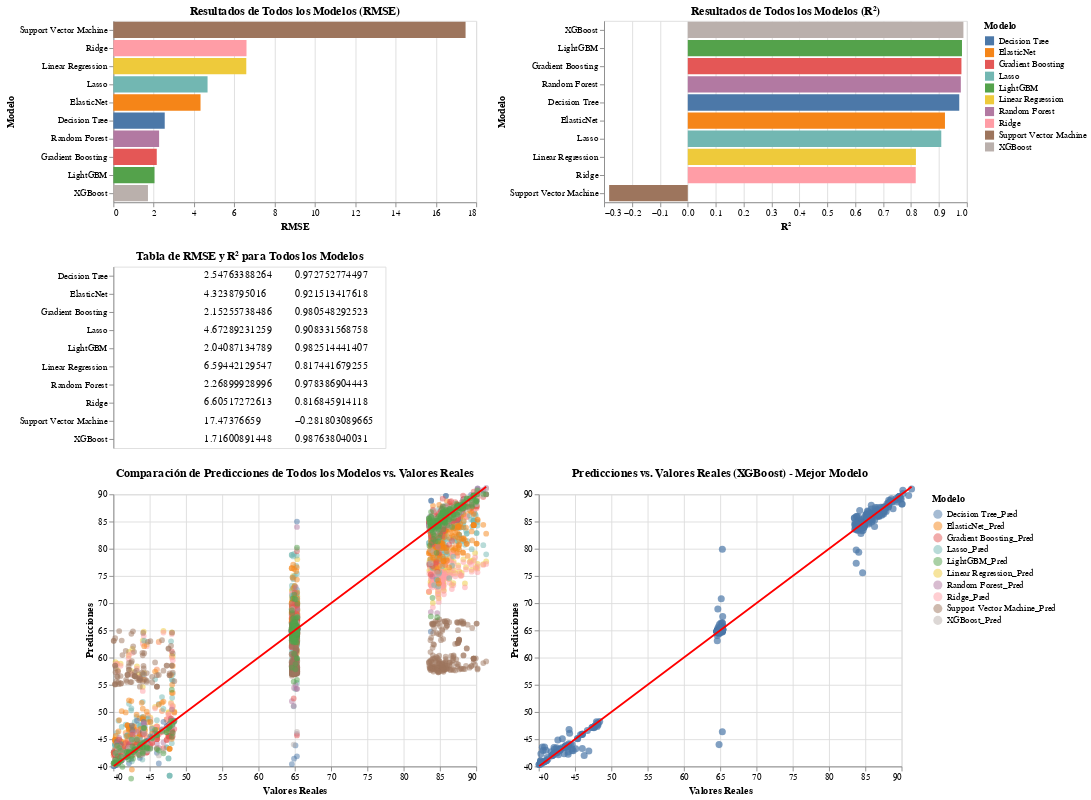

The notebook cell this image was saved under:
### Code cell
import pandas as pd
import altair as alt
import os

# Definir la ruta del directorio de resultados en Google Drive
results_dir = "/content/drive/My Drive/TFM/resultados"

# Cargar los datos desde Google Drive
results_df = pd.read_csv(os.path.join(results_dir, "resultados_modelo.csv"))
results_df_all_models = pd.read_csv(os.path.join(results_dir, "resultados_todos_modelos.csv"))
all_predictions_df = pd.read_csv(os.path.join(results_dir, "todas_las_predicciones.csv"))

# Conversión explícita de tipos de datos para evitar warnings
results_df_all_models['RMSE'] = pd.to_numeric(results_df_all_models['RMSE'], errors='coerce')
results_df_all_models['R^2'] = pd.to_numeric(results_df_all_models['R^2'], errors='coerce')
results_df_all_models['Modelo'] = results_df_all_models['Modelo'].astype(str)

# Identificar el mejor modelo
best_model_name = results_df_all_models.loc[results_df_all_models['RMSE'].idxmin(), 'Modelo']

### Creación del Dashboard

# Crear un selector interactivo para los modelos que afecte a todos los gráficos
model_selector = alt.selection_multi(fields=['Modelo'], bind='legend')

# Gráfico de RMSE con selector
rmse_chart = alt.Chart(results_df_all_models).mark_bar().encode(
    x=alt.X('RMSE:Q', title='RMSE'),
    y=alt.Y('Modelo:N', sort='-x', title='Modelo'),
    tooltip=['Modelo', 'RMSE'],
    color=alt.condition(model_selector, 'Modelo:N', alt.value('lightgray'))
).add_selection(
    model_selector
).properties(
    title='Resultados de Todos los Modelos (RMSE)'
)

# Gráfico de R² con selector
r2_chart = alt.Chart(results_df_all_models).mark_bar().encode(
    x=alt.X('R^2:Q', title='R²', scale=alt.Scale(domain=[-0.3, 1])),  # Ajustar dominio de R²
    y=alt.Y('Modelo:N', sort='-x', title='Modelo'),
    tooltip=['Modelo', 'R^2'],
    color=alt.condition(model_selector, 'Modelo:N', alt.value('lightgray'))
).add_selection(
    model_selector
).properties(
    title='Resultados de Todos los Modelos (R²)'
)

# Tabla que muestra los valores de RMSE y R² sin duplicar el nombre del modelo
rmse_r2_table = alt.Chart(results_df_all_models).mark_text(align='left', baseline='middle').encode(
    y=alt.Y('Modelo:N', title='Modelo', axis=alt.Axis(labelAngle=0)),
    text=alt.Text('RMSE:Q', format='.4f'),
    color=alt.value('black')
)

r2_values = alt.Chart(results_df_all_models).mark_text(align='left', baseline='middle').encode(
    y=alt.Y('Modelo:N', title=None),
    text=alt.Text('R^2:Q', format='.4f'),
    color=alt.value('black')
)

# Unir RMSE y R² en una sola tabla con dos columnas, centrado
rmse_r2_combined = alt.layer(
    rmse_r2_table.encode(x=alt.value(100), text='RMSE:Q'),  # Ajuste para mostrar RMSE a la izquierda
    r2_values.encode(x=alt.value(200), text='R^2:Q')  # Ajuste para mostrar R² a la derecha
).properties(
    title='Tabla de RMSE y R² para Todos los Modelos',
    width=300
)

# Gráfico de predicciones de todos los modelos vs. valores reales con selector
all_preds_long = all_predictions_df.melt(id_vars=['Valores Reales'],
                                         var_name='Modelo', value_name='Predicciones')

# Gráfico de todas las predicciones vs valores reales
all_preds_chart = alt.Chart(all_preds_long).mark_circle(size=40, opacity=0.5).encode(
    x=alt.X('Valores Reales:Q', title='Valores Reales', scale=alt.Scale(domain=[40, 90])),
    y=alt.Y('Predicciones:Q', title='Predicciones', scale=alt.Scale(domain=[40, 90])),
    color=alt.condition(model_selector, 'Modelo:N', alt.value('lightgray')),
    tooltip=['Valores Reales', 'Predicciones', 'Modelo']
).add_selection(
    model_selector
).properties(
    title='Comparación de Predicciones de Todos los Modelos vs. Valores Reales'
)

# Añadir la línea de identidad al gráfico de todas las predicciones
identity_line = alt.Chart(results_df).mark_line(color='red', size=2).encode(
    x='Valores Reales',
    y='Valores Reales'
)

# Combinar el gráfico de predicciones con la línea de identidad
all_preds_with_identity = all_preds_chart + identity_line

# Gráfico de Predicciones vs Valores Reales para el Mejor Modelo
pred_vs_real_chart = alt.Chart(results_df).mark_circle(size=60).encode(
    x=alt.X('Valores Reales:Q', title='Valores Reales', scale=alt.Scale(domain=[40, 90])),  # Ajustar el dominio del eje X
    y=alt.Y('Predicciones:Q', title='Predicciones', scale=alt.Scale(domain=[40, 90])),  # Ajustar el dominio del eje Y
    tooltip=['Valores Reales', 'Predicciones']
).properties(
    title=f'Predicciones vs. Valores Reales ({best_model_name}) - Mejor Modelo'
)

# Añadir la línea de identidad al gráfico de predicciones vs valores reales
pred_vs_real_with_identity = pred_vs_real_chart + identity_line

# Combinar los gráficos en un solo Dashboard interactivo, gráficos 3 y 4 lado a lado
dashboard = alt.vconcat(
    alt.hconcat(rmse_chart, r2_chart),
    rmse_r2_combined,
    alt.hconcat(all_preds_with_identity, pred_vs_real_with_identity)  # Gráficos 3 y 4 lado a lado
).resolve_scale(
    color='independent'
)

# Mostrar el Dashboard
dashboard.display()

### Figure 1 — Vega-Lite specification as saved in the notebook (floating-point values rounded to 4 significant figures; data arrays with more than 128 entries replaced by an {"elided": "..."} marker saying what was removed)
{"config": {"view": {"continuousWidth": 400, "continuousHeight": 300}}, "vconcat": [{"hconcat": [{"mark": "bar", "encoding": {"color": {"condition": {"field": "Modelo", "type": "nominal", "selection": "selector016"}, "value": "lightgray"}, "tooltip": [{"field": "Modelo", "type": "nominal"}, {"field": "RMSE", "type": "quantitative"}], "x": {"field": "RMSE", "title": "RMSE", "type": "quantitative"}, "y": {"field": "Modelo", "sort": "-x", "title": "Modelo", "type": "nominal"}}, "selection": {"selector016": {"type": "multi", "fields": ["Modelo"], "bind": "legend"}}, "title": "Resultados de Todos los Modelos (RMSE)"}, {"mark": "bar", "encoding": {"color": {"condition": {"field": "Modelo", "type": "nominal", "selection": "selector016"}, "value": "lightgray"}, "tooltip": [{"field": "Modelo", "type": "nominal"}, {"field": "R^2", "type": "quantitative"}], "x": {"field": "R^2", "scale": {"domain": [-0.3, 1]}, "title": "R²", "type": "quantitative"}, "y": {"field": "Modelo", "sort": "-x", "title": "Modelo", "type": "nominal"}}, "selection": {"selector016": {"type": "multi", "fields": ["Modelo"], "bind": "legend"}}, "title": "Resultados de Todos los Modelos (R²)"}], "data": {"name": "data-a3badff508557f2e05386367fc74ec98"}}, {"layer": [{"mark": {"type": "text", "align": "left", "baseline": "middle"}, "encoding": {"color": {"value": "black"}, "text": {"field": "RMSE", "type": "quantitative"}, "x": {"value": 100}, "y": {"axis": {"labelAngle": 0}, "field": "Modelo", "title": "Modelo", "type": "nominal"}}}, {"mark": {"type": "text", "align": "left", "baseline": "middle"}, "encoding": {"color": {"value": "black"}, "text": {"field": "R^2", "type": "quantitative"}, "x": {"value": 200}, "y": {"field": "Modelo", "title": null, "type": "nominal"}}}], "data": {"name": "data-a3badff508557f2e05386367fc74ec98"}, "title": "Tabla de RMSE y R² para Todos los Modelos", "width": 300}, {"hconcat": [{"layer": [{"data": {"name": "data-d93939c522c628a0305c83897679af10"}, "mark": {"type": "circle", "opacity": 0.5, "size": 40}, "encoding": {"color": {"condition": {"field": "Modelo", "type": "nominal", "selection": "selector016"}, "value": "lightgray"}, "tooltip": [{"field": "Valores Reales", "type": "quantitative"}, {"field": "Predicciones", "type": "quantitative"}, {"field": "Modelo", "type": "nominal"}], "x": {"field": "Valores Reales", "scale": {"domain": [40, 90]}, "title": "Valores Reales", "type": "quantitative"}, "y": {"field": "Predicciones", "scale": {"domain": [40, 90]}, "title": "Predicciones", "type": "quantitative"}}, "selection": {"selector016": {"type": "multi", "fields": ["Modelo"], "bind": "legend"}}, "title": "Comparación de Predicciones de Todos los Modelos vs. Valores Reales"}, {"data": {"name": "data-82693b936ae636faa0d64520fe9d2764"}, "mark": {"type": "line", "color": "red", "size": 2}, "encoding": {"x": {"field": "Valores Reales", "type": "quantitative"}, "y": {"field": "Valores Reales", "type": "quantitative"}}}]}, {"layer": [{"mark": {"type": "circle", "size": 60}, "encoding": {"tooltip": [{"field": "Valores Reales", "type": "quantitative"}, {"field": "Predicciones", "type": "quantitative"}], "x": {"field": "Valores Reales", "scale": {"domain": [40, 90]}, "title": "Valores Reales", "type": "quantitative"}, "y": {"field": "Predicciones", "scale": {"domain": [40, 90]}, "title": "Predicciones", "type": "quantitative"}}, "title": "Predicciones vs. Valores Reales (XGBoost) - Mejor Modelo"}, {"mark": {"type": "line", "color": "red", "size": 2}, "encoding": {"x": {"field": "Valores Reales", "type": "quantitative"}, "y": {"field": "Valores Reales", "type": "quantitative"}}}], "data": {"name": "data-82693b936ae636faa0d64520fe9d2764"}}]}], "resolve": {"scale": {"color": "independent"}}, "$schema": "https://vega.github.io/schema/vega-lite/v4.17.0.json", "datasets": {"data-a3badff508557f2e05386367fc74ec98": [{"Modelo": "Linear Regression", "RMSE": 6.594, "R^2": 0.8174}, {"Modelo": "Ridge", "RMSE": 6.605, "R^2": 0.8168}, {"Modelo": "Lasso", "RMSE": 4.673, "R^2": 0.9083}, {"Modelo": "ElasticNet", "RMSE": 4.324, "R^2": 0.9215}, {"Modelo": "Decision Tree", "RMSE": 2.548, "R^2": 0.9728}, {"Modelo": "Random Forest", "RMSE": 2.269, "R^2": 0.9784}, {"Modelo": "Gradient Boosting", "RMSE": 2.153, "R^2": 0.9805}, {"Modelo": "Support Vector Machine", "RMSE": 17.47, "R^2": -0.2818}, {"Modelo": "XGBoost", "RMSE": 1.716, "R^2": 0.9876}, {"Modelo": "LightGBM", "RMSE": 2.041, "R^2": 0.9825}], "data-d93939c522c628a0305c83897679af10": {"elided": "5000 records"}, "data-82693b936ae636faa0d64520fe9d2764": {"elided": "500 records"}}}
